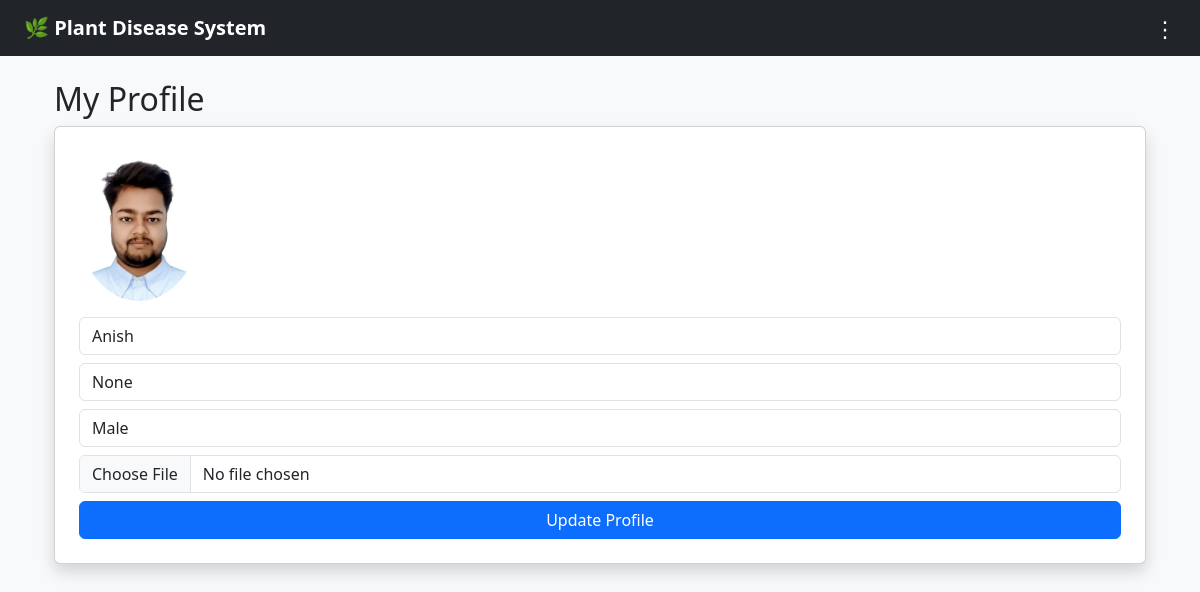
Screenshot of /profile (signed in) with the database file from the repository.
### models.py (models this page shows)
class User(db.Model, UserMixin):
    id = db.Column(db.Integer, primary_key=True)
    username = db.Column(db.String(100), nullable=False)
    email = db.Column(db.String(150), unique=True, nullable=False)
    password = db.Column(db.String(200), nullable=False)
    profile_image = db.Column(db.String(200), nullable=True)
    phone = db.Column(db.String(20), nullable=True)
    gender = db.Column(db.String(20), nullable=True)
    is_admin = db.Column(db.Boolean, default=False)
    failed_attempts = db.Column(db.Integer, default=0)
    is_locked = db.Column(db.Boolean, default=False)
    created_at = db.Column(db.DateTime, default=datetime.utcnow)
    predictions = db.relationship(
        'Prediction',
        backref='user',
        cascade="all, delete",
        lazy=True
    )

### routes.py (the view, shortened to what this page needs)
@main.route("/profile", methods=["GET","POST"])
@login_required
def profile():
    return render_template("profile.html")

### app.py (called while the page is built)
def create_app():
    app = Flask(__name__)
    app.config['SECRET_KEY'] = 'your_secret_key'
    app.config['SQLALCHEMY_DATABASE_URI'] = 'sqlite:///plant_disease.db'
    app.config['SQLALCHEMY_TRACK_MODIFICATIONS'] = False
    socketio.init_app(app, cors_allowed_origins="*")  # ✅ INIT HERE
    db.init_app(app)
    login_manager.init_app(app)
    login_manager.login_view = 'main.login'
    @login_manager.user_loader
    def load_user(user_id):
        return User.query.get(int(user_id))
    from routes import main
    app.register_blueprint(main)
    return app

### templates/profile.html (shortened to what this page needs)
{% extends "base.html" %}
{% block content %}
<div class="container mt-4">
<h2>My Profile</h2>
<div class="card p-4 shadow">
<img id="profilePreview"
src="{{ url_for('static', filename=current_user.profile_image) if current_user.profile_image else url_for('static', filename='default.png') }}"
width="120"
class="rounded-circle mb-3">
<form method="POST" enctype="multipart/form-data">
<input name="username"
value="{{ current_user.username }}"
class="form-control mb-2">
<input name="phone"
value="{{ current_user.phone }}"
placeholder="Phone Number"
class="form-control mb-2">
<select name="gender" class="form-control mb-2">
<option value="Male"
{% if current_user.gender=="Male" %}selected{% endif %}>Male</option>
</select>
<input type="file"
name="profile_pic"
id="profileInput"
class="form-control mb-2">
<button class="btn btn-primary w-100">
Update Profile
</button>
</form>
</div>
</div>
{% endblock %}

### templates/base.html (style rules this page uses)
body { background-color: #f8f9fa; }

### rows the page displays
User: profile_image (picture), username "Anish", phone "None", gender "Male"
